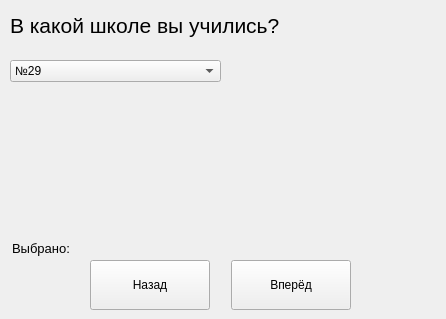
<?xml version="1.0" encoding="UTF-8"?>
<ui version="4.0">
 <class>MainWindow</class>
 <widget class="QMainWindow" name="MainWindow">
  <property name="geometry">
   <rect>
    <x>0</x>
    <y>0</y>
    <width>446</width>
    <height>319</height>
   </rect>
  </property>
  <property name="minimumSize">
   <size>
    <width>446</width>
    <height>319</height>
   </size>
  </property>
  <property name="maximumSize">
   <size>
    <width>446</width>
    <height>319</height>
   </size>
  </property>
  <property name="windowTitle">
   <string>MainWindow</string>
  </property>
  <widget class="QWidget" name="centralwidget">
   <widget class="QLabel" name="label_task">
    <property name="geometry">
     <rect>
      <x>10</x>
      <y>10</y>
      <width>301</width>
      <height>31</height>
     </rect>
    </property>
    <property name="font">
     <font>
      <family>Segoe UI</family>
      <pointsize>16</pointsize>
     </font>
    </property>
    <property name="text">
     <string>В какой школе вы учились?</string>
    </property>
   </widget>
   <widget class="QLabel" name="label_img">
    <property name="geometry">
     <rect>
      <x>230</x>
      <y>42</y>
      <width>201</width>
      <height>191</height>
     </rect>
    </property>
    <property name="text">
     <string/>
    </property>
   </widget>
   <widget class="QLabel" name="label_selected">
    <property name="geometry">
     <rect>
      <x>12</x>
      <y>240</y>
      <width>271</width>
      <height>16</height>
     </rect>
    </property>
    <property name="font">
     <font>
      <family>Segoe UI</family>
      <pointsize>10</pointsize>
     </font>
    </property>
    <property name="text">
     <string>Выбрано:</string>
    </property>
   </widget>
   <widget class="QPushButton" name="btn_back">
    <property name="geometry">
     <rect>
      <x>90</x>
      <y>260</y>
      <width>120</width>
      <height>50</height>
     </rect>
    </property>
    <property name="font">
     <font>
      <family>Segoe UI</family>
     </font>
    </property>
    <property name="text">
     <string>Назад</string>
    </property>
   </widget>
   <widget class="QPushButton" name="btn_next">
    <property name="geometry">
     <rect>
      <x>231</x>
      <y>260</y>
      <width>120</width>
      <height>50</height>
     </rect>
    </property>
    <property name="font">
     <font>
      <family>Segoe UI</family>
     </font>
    </property>
    <property name="text">
     <string>Вперёд</string>
    </property>
   </widget>
   <widget class="QComboBox" name="comboBox">
    <property name="geometry">
     <rect>
      <x>10</x>
      <y>60</y>
      <width>211</width>
      <height>22</height>
     </rect>
    </property>
    <item>
     <property name="text">
      <string>№29</string>
     </property>
    </item>
    <item>
     <property name="text">
      <string>№9</string>
     </property>
    </item>
    <item>
     <property name="text">
      <string>№1</string>
     </property>
    </item>
    <item>
     <property name="text">
      <string>№43</string>
     </property>
    </item>
    <item>
     <property name="text">
      <string>№36</string>
     </property>
    </item>
    <item>
     <property name="text">
      <string>НИШ</string>
     </property>
    </item>
    <item>
     <property name="text">
      <string>КТЛ</string>
     </property>
    </item>
   </widget>
  </widget>
 </widget>
 <resources/>
 <connections/>
</ui>
